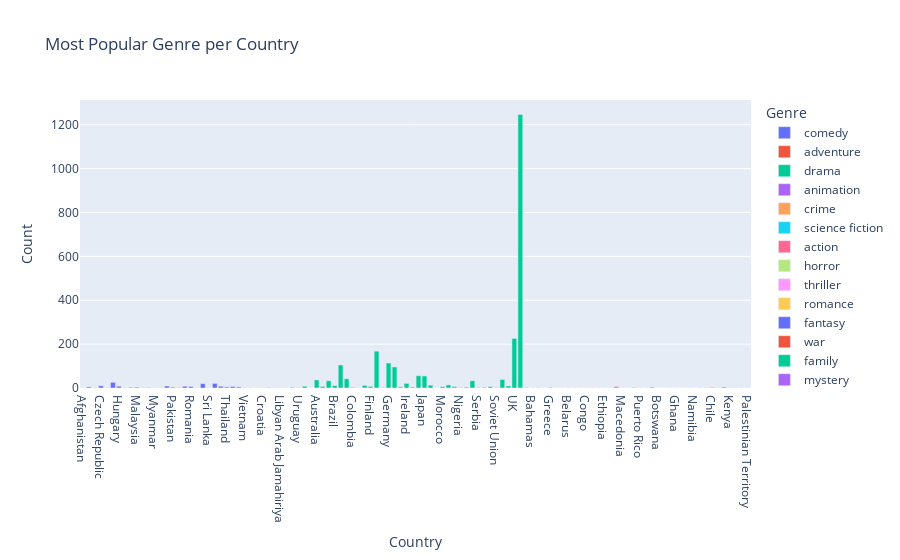
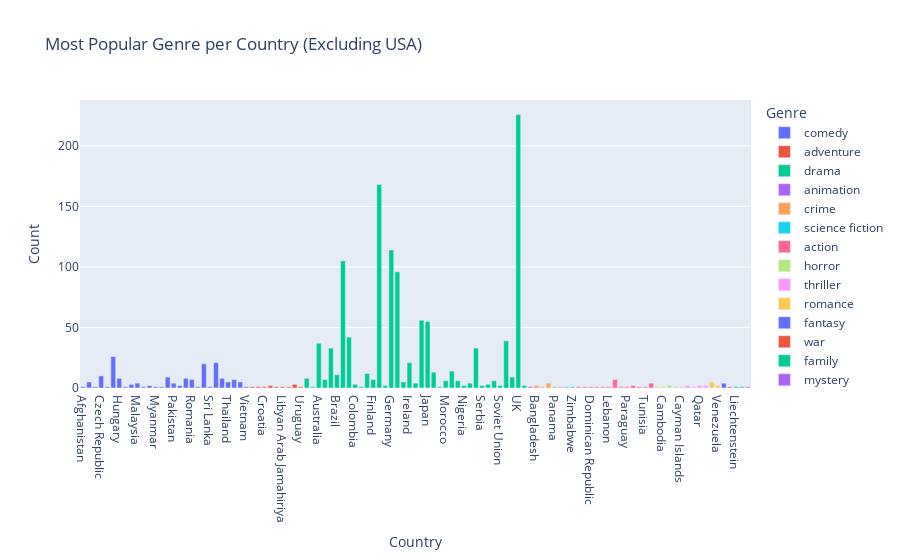

Source (notebook cell) for these figures, in order:
### Code cell
# most popular genre per country
fig_country_vertical = px.bar(
    most_popular_genres_country,
    x='Country',  
    y='Count',
    color='Genre',
    title='Most Popular Genre per Country'
)
fig_country_vertical.show()

# plot without USA
most_popular_genres_country_no_usa = most_popular_genres_country[most_popular_genres_country['Country'] != 'USA']

fig_country_no_usa_vertical = px.bar(
    most_popular_genres_country_no_usa,
    x='Country',  
    y='Count',
    color='Genre',
    title='Most Popular Genre per Country (Excluding USA)'
)
fig_country_no_usa_vertical.show()

### Figure 1 — Plotly figure (JSON) as saved in the notebook; plotly's stock layout.template omitted (floating-point values rounded to 4 significant figures)
{"data": [{"alignmentgroup": "True", "hovertemplate": "Genre=comedy<br>Country=%{x}<br>Count=%{y}<extra></extra>", "legendgroup": "comedy", "marker": {"color": "#636efa", "pattern": {"shape": ""}}, "name": "comedy", "offsetgroup": "comedy", "orientation": "v", "showlegend": true, "textposition": "auto", "type": "bar", "x": ["Afghanistan", "Bulgaria", "Cyprus", "Czech Republic", "Guadaloupe", "Hong Kong", "Hungary", "Kazakhstan", "Lithuania", "Malaysia", "Mali", "Malta", "Myanmar", "Nicaragua", "Norway", "Pakistan", "Peru", "Poland", "Romania", "Saudi Arabia", "South Korea", "Sri Lanka", "Sweden", "Taiwan", "Thailand", "Turkey", "United Arab Emirates", "Vietnam"], "xaxis": "x", "y": [1, 5, 1, 10, 1, 26, 8, 1, 3, 4, 1, 2, 1, 1, 9, 4, 2, 8, 7, 1, 20, 1, 21, 8, 5, 7, 5, 1], "yaxis": "y"}, {"alignmentgroup": "True", "hovertemplate": "Genre=adventure<br>Country=%{x}<br>Count=%{y}<extra></extra>", "legendgroup": "adventure", "marker": {"color": "#EF553B", "pattern": {"shape": ""}}, "name": "adventure", "offsetgroup": "adventure", "orientation": "v", "showlegend": true, "textposition": "auto", "type": "bar", "x": ["Algeria", "Burkina Faso", "Croatia", "Iceland", "Iraq", "Libyan Arab Jamahiriya", "Madagascar", "Singapore", "Uruguay"], "xaxis": "x", "y": [1, 1, 1, 2, 1, 1, 1, 3, 1], "yaxis": "y"}, {"alignmentgroup": "True", "hovertemplate": "Genre=drama<br>Country=%{x}<br>Count=%{y}<extra></extra>", "legendgroup": "drama", "marker": {"color": "#00cc96", "pattern": {"shape": ""}}, "name": "drama", "offsetgroup": "drama", "orientation": "v", "showlegend": true, "textposition": "auto", "type": "bar", "x": ["Argentina", "Aruba", "Australia", "Austria", "Belgium", "Brazil", "Canada", "China", "Colombia", "Cuba", "Denmark", "Finland", "France", "Georgia", "Germany", "India", "Indonesia", "Ireland", "Israel", "Italy", "Japan", "Mexico", "Montenegro", "Morocco", "Netherlands", "New Zealand", "Nigeria", "Philippines", "Russia", "Serbia", "Slovakia", "South Africa", "Soviet Union", "Spain", "Switzerland", "UK", "USA", "Yugoslavia"], "xaxis": "x", "y": [8, 1, 37, 7, 33, 11, 105, 42, 3, 1, 12, 7, 168, 2, 114, 96, 5, 21, 4, 56, 55, 13, 1, 6, 14, 6, 2, 4, 33, 2, 3, 6, 2, 39, 9, 226, 1247, 2], "yaxis": "y"}, {"alignmentgroup": "True", "hovertemplate": "Genre=animation<br>Country=%{x}<br>Count=%{y}<extra></extra>", "legendgroup": "animation", "marker": {"color": "#ab63fa", "pattern": {"shape": ""}}, "name": "animation", "offsetgroup": "animation", "orientation": "v", "showlegend": true, "textposition": "auto", "type": "bar", "x": ["Bahamas"], "xaxis": "x", "y": [1], "yaxis": "y"}, {"alignmentgroup": "True", "hovertemplate": "Genre=crime<br>Country=%{x}<br>Count=%{y}<extra></extra>", "legendgroup": "crime", "marker": {"color": "#FFA15A", "pattern": {"shape": ""}}, "name": "crime", "offsetgroup": "crime", "orientation": "v", "showlegend": true, "textposition": "auto", "type": "bar", "x": ["Bangladesh", "Ecuador", "Greece", "Panama", "Senegal"], "xaxis": "x", "y": [2, 1, 4, 1, 1], "yaxis": "y"}, {"alignmentgroup": "True", "hovertemplate": "Genre=science fiction<br>Country=%{x}<br>Count=%{y}<extra></extra>", "legendgroup": "science fiction", "marker": {"color": "#19d3f3", "pattern": {"shape": ""}}, "name": "science fiction", "offsetgroup": "science fiction", "orientation": "v", "showlegend": true, "textposition": "auto", "type": "bar", "x": ["Belarus", "Zimbabwe"], "xaxis": "x", "y": [1, 1], "yaxis": "y"}, {"alignmentgroup": "True", "hovertemplate": "Genre=action<br>Country=%{x}<br>Count=%{y}<extra></extra>", "legendgroup": "action", "marker": {"color": "#FF6692", "pattern": {"shape": ""}}, "name": "action", "offsetgroup": "action", "orientation": "v", "showlegend": true, "textposition": "auto", "type": "bar", "x": ["Bosnia and Herzegovina", "Congo", "Dominican Republic", "Egypt", "Ethiopia", "Lebanon", "Luxembourg", "Macedonia", "Paraguay", "Portugal", "Puerto Rico", "Tunisia", "Ukraine"], "xaxis": "x", "y": [1, 1, 1, 1, 1, 1, 7, 1, 1, 2, 1, 1, 4], "yaxis": "y"}, {"alignmentgroup": "True", "hovertemplate": "Genre=horror<br>Country=%{x}<br>Count=%{y}<extra></extra>", "legendgroup": "horror", "marker": {"color": "#B6E880", "pattern": {"shape": ""}}, "name": "horror", "offsetgroup": "horror", "orientation": "v", "showlegend": true, "textposition": "auto", "type": "bar", "x": ["Botswana", "Cambodia", "Estonia", "Ghana"], "xaxis": "x", "y": [1, 1, 2, 1], "yaxis": "y"}, {"alignmentgroup": "True", "hovertemplate": "Genre=thriller<br>Country=%{x}<br>Count=%{y}<extra></extra>", "legendgroup": "thriller", "marker": {"color": "#FF97FF", "pattern": {"shape": ""}}, "name": "thriller", "offsetgroup": "thriller", "orientation": "v", "showlegend": true, "textposition": "auto", "type": "bar", "x": ["Cayman Islands", "Latvia", "Namibia", "Qatar", "Slovenia"], "xaxis": "x", "y": [1, 2, 1, 2, 2], "yaxis": "y"}, {"alignmentgroup": "True", "hovertemplate": "Genre=romance<br>Country=%{x}<br>Count=%{y}<extra></extra>", "legendgroup": "romance", "marker": {"color": "#FECB52", "pattern": {"shape": ""}}, "name": "romance", "offsetgroup": "romance", "orientation": "v", "showlegend": true, "textposition": "auto", "type": "bar", "x": ["Chile", "Venezuela"], "xaxis": "x", "y": [5, 2], "yaxis": "y"}, {"alignmentgroup": "True", "hovertemplate": "Genre=fantasy<br>Country=%{x}<br>Count=%{y}<extra></extra>", "legendgroup": "fantasy", "marker": {"color": "#636efa", "pattern": {"shape": ""}}, "name": "fantasy", "offsetgroup": "fantasy", "orientation": "v", "showlegend": true, "textposition": "auto", "type": "bar", "x": ["Iran"], "xaxis": "x", "y": [4], "yaxis": "y"}, {"alignmentgroup": "True", "hovertemplate": "Genre=war<br>Country=%{x}<br>Count=%{y}<extra></extra>", "legendgroup": "war", "marker": {"color": "#EF553B", "pattern": {"shape": ""}}, "name": "war", "offsetgroup": "war", "orientation": "v", "showlegend": true, "textposition": "auto", "type": "bar", "x": ["Kenya"], "xaxis": "x", "y": [1], "yaxis": "y"}, {"alignmentgroup": "True", "hovertemplate": "Genre=family<br>Country=%{x}<br>Count=%{y}<extra></extra>", "legendgroup": "family", "marker": {"color": "#00cc96", "pattern": {"shape": ""}}, "name": "family", "offsetgroup": "family", "orientation": "v", "showlegend": true, "textposition": "auto", "type": "bar", "x": ["Liechtenstein", "Uganda"], "xaxis": "x", "y": [1, 1], "yaxis": "y"}, {"alignmentgroup": "True", "hovertemplate": "Genre=mystery<br>Country=%{x}<br>Count=%{y}<extra></extra>", "legendgroup": "mystery", "marker": {"color": "#ab63fa", "pattern": {"shape": ""}}, "name": "mystery", "offsetgroup": "mystery", "orientation": "v", "showlegend": true, "textposition": "auto", "type": "bar", "x": ["Palestinian Territory"], "xaxis": "x", "y": [1], "yaxis": "y"}], "layout": {"barmode": "relative", "legend": {"title": {"text": "Genre"}, "tracegroupgap": 0}, "title": {"text": "Most Popular Genre per Country"}, "xaxis": {"anchor": "y", "domain": [0, 1], "title": {"text": "Country"}}, "yaxis": {"anchor": "x", "domain": [0, 1], "title": {"text": "Count"}}}}

### Figure 2 — Plotly figure (JSON) as saved in the notebook; plotly's stock layout.template omitted (floating-point values rounded to 4 significant figures)
{"data": [{"alignmentgroup": "True", "hovertemplate": "Genre=comedy<br>Country=%{x}<br>Count=%{y}<extra></extra>", "legendgroup": "comedy", "marker": {"color": "#636efa", "pattern": {"shape": ""}}, "name": "comedy", "offsetgroup": "comedy", "orientation": "v", "showlegend": true, "textposition": "auto", "type": "bar", "x": ["Afghanistan", "Bulgaria", "Cyprus", "Czech Republic", "Guadaloupe", "Hong Kong", "Hungary", "Kazakhstan", "Lithuania", "Malaysia", "Mali", "Malta", "Myanmar", "Nicaragua", "Norway", "Pakistan", "Peru", "Poland", "Romania", "Saudi Arabia", "South Korea", "Sri Lanka", "Sweden", "Taiwan", "Thailand", "Turkey", "United Arab Emirates", "Vietnam"], "xaxis": "x", "y": [1, 5, 1, 10, 1, 26, 8, 1, 3, 4, 1, 2, 1, 1, 9, 4, 2, 8, 7, 1, 20, 1, 21, 8, 5, 7, 5, 1], "yaxis": "y"}, {"alignmentgroup": "True", "hovertemplate": "Genre=adventure<br>Country=%{x}<br>Count=%{y}<extra></extra>", "legendgroup": "adventure", "marker": {"color": "#EF553B", "pattern": {"shape": ""}}, "name": "adventure", "offsetgroup": "adventure", "orientation": "v", "showlegend": true, "textposition": "auto", "type": "bar", "x": ["Algeria", "Burkina Faso", "Croatia", "Iceland", "Iraq", "Libyan Arab Jamahiriya", "Madagascar", "Singapore", "Uruguay"], "xaxis": "x", "y": [1, 1, 1, 2, 1, 1, 1, 3, 1], "yaxis": "y"}, {"alignmentgroup": "True", "hovertemplate": "Genre=drama<br>Country=%{x}<br>Count=%{y}<extra></extra>", "legendgroup": "drama", "marker": {"color": "#00cc96", "pattern": {"shape": ""}}, "name": "drama", "offsetgroup": "drama", "orientation": "v", "showlegend": true, "textposition": "auto", "type": "bar", "x": ["Argentina", "Aruba", "Australia", "Austria", "Belgium", "Brazil", "Canada", "China", "Colombia", "Cuba", "Denmark", "Finland", "France", "Georgia", "Germany", "India", "Indonesia", "Ireland", "Israel", "Italy", "Japan", "Mexico", "Montenegro", "Morocco", "Netherlands", "New Zealand", "Nigeria", "Philippines", "Russia", "Serbia", "Slovakia", "South Africa", "Soviet Union", "Spain", "Switzerland", "UK", "Yugoslavia"], "xaxis": "x", "y": [8, 1, 37, 7, 33, 11, 105, 42, 3, 1, 12, 7, 168, 2, 114, 96, 5, 21, 4, 56, 55, 13, 1, 6, 14, 6, 2, 4, 33, 2, 3, 6, 2, 39, 9, 226, 2], "yaxis": "y"}, {"alignmentgroup": "True", "hovertemplate": "Genre=animation<br>Country=%{x}<br>Count=%{y}<extra></extra>", "legendgroup": "animation", "marker": {"color": "#ab63fa", "pattern": {"shape": ""}}, "name": "animation", "offsetgroup": "animation", "orientation": "v", "showlegend": true, "textposition": "auto", "type": "bar", "x": ["Bahamas"], "xaxis": "x", "y": [1], "yaxis": "y"}, {"alignmentgroup": "True", "hovertemplate": "Genre=crime<br>Country=%{x}<br>Count=%{y}<extra></extra>", "legendgroup": "crime", "marker": {"color": "#FFA15A", "pattern": {"shape": ""}}, "name": "crime", "offsetgroup": "crime", "orientation": "v", "showlegend": true, "textposition": "auto", "type": "bar", "x": ["Bangladesh", "Ecuador", "Greece", "Panama", "Senegal"], "xaxis": "x", "y": [2, 1, 4, 1, 1], "yaxis": "y"}, {"alignmentgroup": "True", "hovertemplate": "Genre=science fiction<br>Country=%{x}<br>Count=%{y}<extra></extra>", "legendgroup": "science fiction", "marker": {"color": "#19d3f3", "pattern": {"shape": ""}}, "name": "science fiction", "offsetgroup": "science fiction", "orientation": "v", "showlegend": true, "textposition": "auto", "type": "bar", "x": ["Belarus", "Zimbabwe"], "xaxis": "x", "y": [1, 1], "yaxis": "y"}, {"alignmentgroup": "True", "hovertemplate": "Genre=action<br>Country=%{x}<br>Count=%{y}<extra></extra>", "legendgroup": "action", "marker": {"color": "#FF6692", "pattern": {"shape": ""}}, "name": "action", "offsetgroup": "action", "orientation": "v", "showlegend": true, "textposition": "auto", "type": "bar", "x": ["Bosnia and Herzegovina", "Congo", "Dominican Republic", "Egypt", "Ethiopia", "Lebanon", "Luxembourg", "Macedonia", "Paraguay", "Portugal", "Puerto Rico", "Tunisia", "Ukraine"], "xaxis": "x", "y": [1, 1, 1, 1, 1, 1, 7, 1, 1, 2, 1, 1, 4], "yaxis": "y"}, {"alignmentgroup": "True", "hovertemplate": "Genre=horror<br>Country=%{x}<br>Count=%{y}<extra></extra>", "legendgroup": "horror", "marker": {"color": "#B6E880", "pattern": {"shape": ""}}, "name": "horror", "offsetgroup": "horror", "orientation": "v", "showlegend": true, "textposition": "auto", "type": "bar", "x": ["Botswana", "Cambodia", "Estonia", "Ghana"], "xaxis": "x", "y": [1, 1, 2, 1], "yaxis": "y"}, {"alignmentgroup": "True", "hovertemplate": "Genre=thriller<br>Country=%{x}<br>Count=%{y}<extra></extra>", "legendgroup": "thriller", "marker": {"color": "#FF97FF", "pattern": {"shape": ""}}, "name": "thriller", "offsetgroup": "thriller", "orientation": "v", "showlegend": true, "textposition": "auto", "type": "bar", "x": ["Cayman Islands", "Latvia", "Namibia", "Qatar", "Slovenia"], "xaxis": "x", "y": [1, 2, 1, 2, 2], "yaxis": "y"}, {"alignmentgroup": "True", "hovertemplate": "Genre=romance<br>Country=%{x}<br>Count=%{y}<extra></extra>", "legendgroup": "romance", "marker": {"color": "#FECB52", "pattern": {"shape": ""}}, "name": "romance", "offsetgroup": "romance", "orientation": "v", "showlegend": true, "textposition": "auto", "type": "bar", "x": ["Chile", "Venezuela"], "xaxis": "x", "y": [5, 2], "yaxis": "y"}, {"alignmentgroup": "True", "hovertemplate": "Genre=fantasy<br>Country=%{x}<br>Count=%{y}<extra></extra>", "legendgroup": "fantasy", "marker": {"color": "#636efa", "pattern": {"shape": ""}}, "name": "fantasy", "offsetgroup": "fantasy", "orientation": "v", "showlegend": true, "textposition": "auto", "type": "bar", "x": ["Iran"], "xaxis": "x", "y": [4], "yaxis": "y"}, {"alignmentgroup": "True", "hovertemplate": "Genre=war<br>Country=%{x}<br>Count=%{y}<extra></extra>", "legendgroup": "war", "marker": {"color": "#EF553B", "pattern": {"shape": ""}}, "name": "war", "offsetgroup": "war", "orientation": "v", "showlegend": true, "textposition": "auto", "type": "bar", "x": ["Kenya"], "xaxis": "x", "y": [1], "yaxis": "y"}, {"alignmentgroup": "True", "hovertemplate": "Genre=family<br>Country=%{x}<br>Count=%{y}<extra></extra>", "legendgroup": "family", "marker": {"color": "#00cc96", "pattern": {"shape": ""}}, "name": "family", "offsetgroup": "family", "orientation": "v", "showlegend": true, "textposition": "auto", "type": "bar", "x": ["Liechtenstein", "Uganda"], "xaxis": "x", "y": [1, 1], "yaxis": "y"}, {"alignmentgroup": "True", "hovertemplate": "Genre=mystery<br>Country=%{x}<br>Count=%{y}<extra></extra>", "legendgroup": "mystery", "marker": {"color": "#ab63fa", "pattern": {"shape": ""}}, "name": "mystery", "offsetgroup": "mystery", "orientation": "v", "showlegend": true, "textposition": "auto", "type": "bar", "x": ["Palestinian Territory"], "xaxis": "x", "y": [1], "yaxis": "y"}], "layout": {"barmode": "relative", "legend": {"title": {"text": "Genre"}, "tracegroupgap": 0}, "title": {"text": "Most Popular Genre per Country (Excluding USA)"}, "xaxis": {"anchor": "y", "domain": [0, 1], "title": {"text": "Country"}}, "yaxis": {"anchor": "x", "domain": [0, 1], "title": {"text": "Count"}}}}
